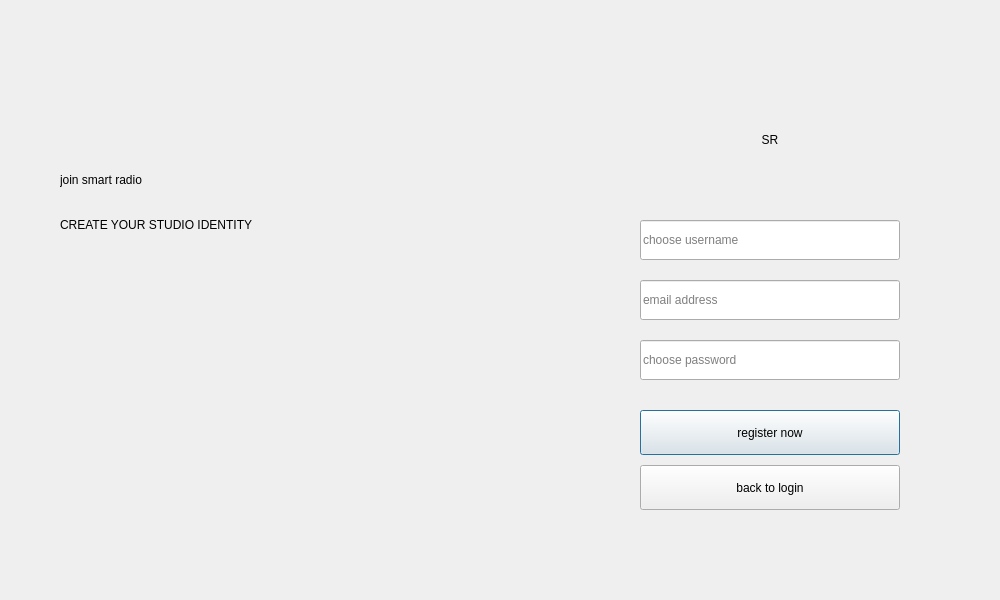
<?xml version="1.0" encoding="UTF-8"?>
<ui version="4.0">
 <class>Signup</class>
 <widget class="QDialog" name="Signup">
  <property name="geometry">
   <rect>
    <x>0</x>
    <y>0</y>
    <width>1000</width>
    <height>600</height>
   </rect>
  </property>
  <property name="windowTitle">
   <string>SmartRadio - Create Account</string>
  </property>
  <widget class="QWidget" name="mainContainer" native="true">
   <property name="geometry">
    <rect>
     <x>0</x>
     <y>0</y>
     <width>1000</width>
     <height>600</height>
    </rect>
   </property>
   <widget class="QLabel" name="welcomeTitle">
    <property name="geometry">
     <rect>
      <x>60</x>
      <y>150</y>
      <width>500</width>
      <height>60</height>
     </rect>
    </property>
    <property name="text">
     <string>join smart radio</string>
    </property>
   </widget>
   <widget class="QLabel" name="welcomeSubtitle">
    <property name="geometry">
     <rect>
      <x>60</x>
      <y>210</y>
      <width>500</width>
      <height>30</height>
     </rect>
    </property>
    <property name="text">
     <string>CREATE YOUR STUDIO IDENTITY</string>
    </property>
   </widget>
   <widget class="QFrame" name="signupCard">
    <property name="geometry">
     <rect>
      <x>600</x>
      <y>50</y>
      <width>340</width>
      <height>500</height>
     </rect>
    </property>
    <widget class="QLabel" name="logoLabel">
     <property name="geometry">
      <rect>
       <x>110</x>
       <y>30</y>
       <width>120</width>
       <height>120</height>
      </rect>
     </property>
     <property name="text">
      <string>SR</string>
     </property>
     <property name="alignment">
      <set>Qt::AlignCenter</set>
     </property>
    </widget>
    <widget class="QLineEdit" name="usernameEdit">
     <property name="geometry">
      <rect>
       <x>40</x>
       <y>170</y>
       <width>260</width>
       <height>40</height>
      </rect>
     </property>
     <property name="placeholderText">
      <string>choose username</string>
     </property>
    </widget>
    <widget class="QLineEdit" name="emailEdit">
     <property name="geometry">
      <rect>
       <x>40</x>
       <y>230</y>
       <width>260</width>
       <height>40</height>
      </rect>
     </property>
     <property name="placeholderText">
      <string>email address</string>
     </property>
    </widget>
    <widget class="QLineEdit" name="passwordEdit">
     <property name="geometry">
      <rect>
       <x>40</x>
       <y>290</y>
       <width>260</width>
       <height>40</height>
      </rect>
     </property>
     <property name="echoMode">
      <enum>QLineEdit::Password</enum>
     </property>
     <property name="placeholderText">
      <string>choose password</string>
     </property>
    </widget>
    <widget class="QPushButton" name="createBtn">
     <property name="geometry">
      <rect>
       <x>40</x>
       <y>360</y>
       <width>260</width>
       <height>45</height>
      </rect>
     </property>
     <property name="text">
      <string>register now</string>
     </property>
    </widget>
    <widget class="QPushButton" name="backBtn">
     <property name="geometry">
      <rect>
       <x>40</x>
       <y>415</y>
       <width>260</width>
       <height>45</height>
      </rect>
     </property>
     <property name="text">
      <string>back to login</string>
     </property>
    </widget>
   </widget>
  </widget>
 </widget>
 <resources/>
 <connections/>
</ui>
